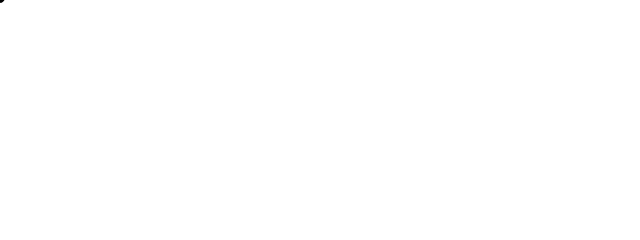
Frame 1 (no input)
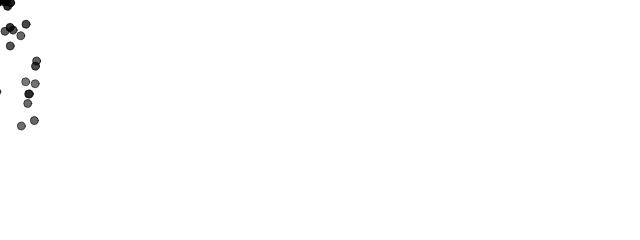
Frame 60 (no input)
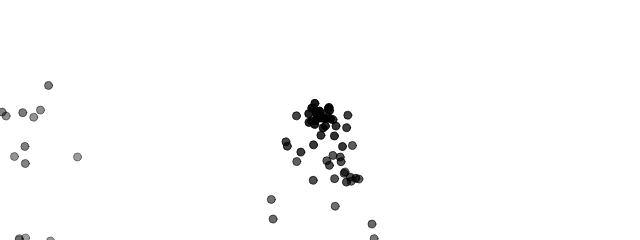
Frame 120 (the mouse pressed at the canvas centre since frame 60)

The p5.js sketch that drew these frames (run headless with seeded random() and noise() and a simulated clock; from frame 60 on, the mouse is pressed at the canvas centre):

// p5.js sketch
// ── sketch.js
let emitters = [];


function setup() {
  createCanvas(640, 240);
  emitters[0] = new Emitter (width/2,20);
}

function draw() {
  background(255);
  
  for(let emitter of emitters){
  emitter.updatePosition(mouseX,mouseY)
  emitter.addParticle();
  emitter.run();
  }
}

// ── emitter.js
class Emitter {
  constructor(x, y) {
    this.origin = createVector(x, y);
    this.particles = [];
  }

  updatePosition(x, y) {
    this.origin.set(x, y);
  }

  addParticle() {
    this.particles.push(new Particle(this.origin.x, this.origin.y));
  }

  run() {
    for (let i = this.particles.length - 1; i >= 0; i--) {
      let particle = this.particles[i];
      particle.run();

      if (particle.isDead()) {
        this.particles.splice(i, 1);
      }
    }
  }
}

// ── particle.js
class Particle {
  constructor(x, y) {
    this.pos = createVector(x, y);
    this.vel = createVector(random(-1, 1), random(-2, 0));
    this.acc = createVector(0, 0);

    this.lifespan = 255;
  }

  run() {
    this.update();
    this.show();
    let gravity = createVector(0, 0.1);
    this.applyForce(gravity);
  }

  update() {
    this.vel.add(this.acc);
    this.pos.add(this.vel);
    this.lifespan -= 2.0;
    this.acc.mult(0);
  }

  show() {
    stroke(0, this.lifespan);
    fill(0, this.lifespan);
    circle(this.pos.x, this.pos.y, 8);
  }

  applyForce(force) {
    this.acc.add(force);
  }

  isDead() {
    return this.lifespan < 0.0;
  }
}
